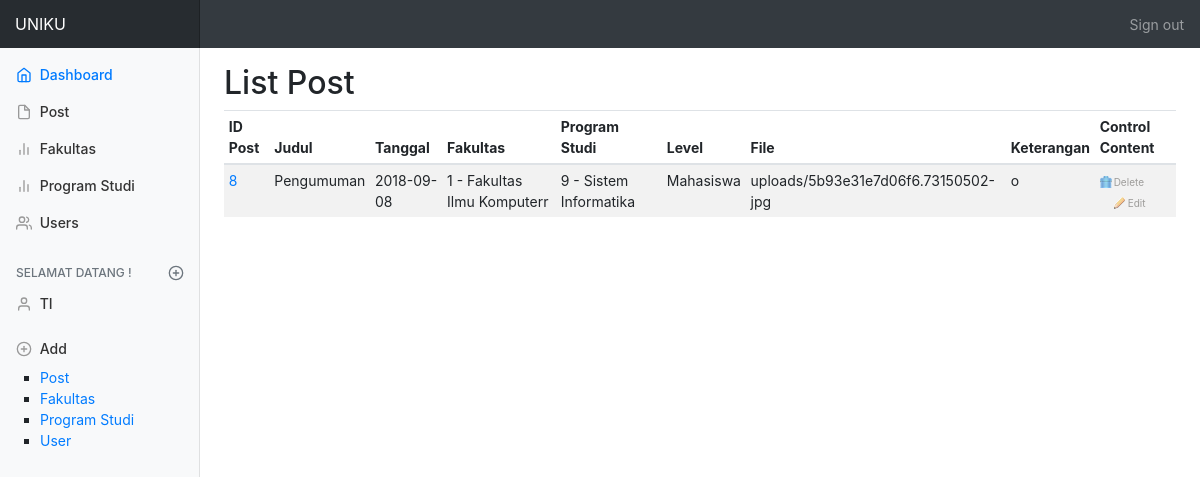
/dashboard.php (signed in), run on the app's committed database.
### tables this page shows
CREATE TABLE `tbl_post` (
  `id_post` int(25) NOT NULL,
  `judul` varchar(255) NOT NULL,
  `tanggal` date NOT NULL,
  `id_fakultas` int(2) NOT NULL,
  `id_prodi` int(2) NOT NULL,
  `level` varchar(25) NOT NULL,
  `file_url` text,
  `keterangan` text NOT NULL,
  `sifat` varchar(25) NOT NULL
);

CREATE TABLE `tbl_fakultas1` (
  `id_fakultas` int(2) NOT NULL,
  `nama_fakultas` varchar(255) NOT NULL
);

CREATE TABLE `tbl_prodi1` (
  `id_prodi` int(2) NOT NULL,
  `nama_prodi` varchar(255) NOT NULL,
  `id_fakultas` int(2) NOT NULL
);

### lib/database.php (called while the page is built, shortened)
<?php
class Database{
  public $host = DB_HOST;
  public $user = DB_USER;
  public $pass = DB_PASS;
  public $name = DB_NAME;
  public $link;
  public function connectDB()
  {
    $this->link = new mysqli($this->host, $this->user, $this->pass, $this->name);
  }
  public function select($query)
  {
    $result = $this->link->query($query) or
    die ($this->link->error.__LINE__);
    if ($result->num_rows > 0) {
        return $result;
    } else {
      return false;
    }
  }
}
 ?>

### controller/control_post.php (called while the page is built, shortened)
<?php
include_once 'lib/database.php';
class ControlPost
{
  private $database;
  public function __construct()
  {
    $this->database = new Database();
  }
  public function getAllPost()
  {
    $query = "SELECT * FROM tbl_post ";
    $result = $this->database->select($query);
    return $result ;
  }
}
 ?>

### controller/control_fakultas.php (called while the page is built, shortened)
<?php
include_once 'lib/database.php';
class ControlFakultas
{
	private $database;
	public function __construct()
	{
		$this->database = new Database();
	}
	public function getDataFakultas($id_fakultas)
	{
		$query = "SELECT * FROM tbl_fakultas1 WHERE id_fakultas = '$id_fakultas' ";
		$result = $this->database->select($query);
		return $result;
	}
}
 ?>

### controller/control_prodi.php (called while the page is built, shortened)
<?php
  include_once 'lib/database.php';
  class ControlProdi
  {
    private $database;
    public function __construct()
    {
      $this->database = new Database();
    }
    public function getDataProdi($id_prodi)
    {
      $query = "SELECT * FROM tbl_prodi1 WHERE id_prodi = '$id_prodi' ";
      $result = $this->database->select($query);
      return $result;
    }
  }
 ?>

### dashboard.php (the view, shortened to what this page needs)
<?php
  include_once 'controller/control_post.php';
  include_once 'controller/control_prodi.php';
  include_once 'controller/control_fakultas.php';
  $_post = new ControlPost();
  $dataProdi = Session::get('madunProdi');
?>
<!DOCTYPE html>
<html lang="en">
  <head>
  </head>
  <body>
  <?php include_once 'view/header.php';?>
          <h2>List Post</h2>
          <div class="table-responsive">
            <table class="table table-striped table-sm"  id="table_id">
              <thead>
                <tr>
                  <th>ID Post</th>
                  <th>Judul</th>
                  <th>Tanggal</th>
                  <th>Fakultas</th>
                  <th>Program Studi</th>
                  <th>Level</th>
                  <th>File</th>
                  <th>Keterangan</th>
                  <th>Control Content</th>
                </tr>
              </thead>
              <tbody>
                <?php
                if ($dataLevel == 'Tata Usaha') {
                  $getPost = $_post->getPostByProdi($dataProdi);
                } elseif ($dataLevel == 'Administrator') {
                  $getPost = $_post->getAllPost();
                } else {
                  header('Location:index.php');
                }
                if ($getPost)
                {
                  while ($result = $getPost->fetch_assoc())
                  {
                  ?>
                <tr>
                  <td><a href="post_detail.php?id_post=<?php echo $result['id_post']; ?>"><?php echo $result['id_post']; ?></a></td>
                  <td><?php echo substr($result['judul'],0,10); ?></td>
                  <td><?php echo $result['tanggal']; ?></td>
                    <?php
                      $id_fakultas = $result['id_fakultas'];
                      $fakultas = new ControlFakultas();
                      $getFakultas = $fakultas->getDataFakultas($id_fakultas);
                      if ($getFakultas)
                      {
                        while ($result1 = $getFakultas->fetch_assoc())
                        {
                          ?>
                              <td><?php echo $result1['id_fakultas'] .' - '.$result1['nama_fakultas'];?></td>
                          <?php
                        }
                      }?>
                      <?php
        								$id_prodi = $result['id_prodi'];
        								$prodi = new ControlProdi();
        								$getProdi = $prodi->getDataProdi($id_prodi);
        								if ($getProdi)
        								{
        									while ($result1 = $getProdi->fetch_assoc())
        									{
        										?>
        												<td><?php echo $result1['id_prodi'] .' - '.$result1['nama_prodi'];?></td>
        										<?php
        									}
        								}
        								?>
                  <td><?php echo $result['level']; ?></td>
                  <td><?php echo $result['file_url']; ?></td>
                  <td><?php echo substr($result['keterangan'],0,10); ?></td>
                  <td><a href="post_delete.php?id_post=<?php echo $result['id_post']; ?>" onclick="return konfirmasi()"  class="ico del">Delete</a>
                  <a href="post_edit.php?id_post=<?php echo $result['id_post']; ?>" class="ico edit">Edit</a></td>
                </tr>
                <?php
                  }
                }
               ?>
              </tbody>
            </table>
          </div>
        </main>
      </div>
    </div>
  </body>
</html>

### asset/dashboard.css (style rules this page uses)
body { font-size: .875rem; }
a.ico { color:#9d9c9a; font-size:10px; text-decoration: none; padding:0 0 0 14px; background-repeat:no-repeat; background-position:0 0; }
a.del { background-image:url(images/del.gif) }
a.edit { background-image:url(images/edit.gif); margin-left:14px; }

### data on the page
tbl_post: id_post "8", judul "Pengumuman", tanggal "2018-09-08", level "Mahasiswa", file_url "uploads/5b93e31e7d06f6.73150502-jpg", keterangan "o"
tbl_fakultas1: id_fakultas "1", nama_fakultas "Fakultas Ilmu Komputerr"
tbl_prodi1: id_prodi "9", nama_prodi "Sistem Informatika"

### other printed values
$nameLog "TI"
